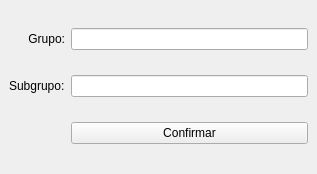
<?xml version="1.0" encoding="UTF-8"?>
<ui version="4.0">
 <class>MainWindow</class>
 <widget class="QMainWindow" name="MainWindow">
  <property name="geometry">
   <rect>
    <x>0</x>
    <y>0</y>
    <width>317</width>
    <height>174</height>
   </rect>
  </property>
  <property name="windowTitle">
   <string>MainWindow</string>
  </property>
  <widget class="QWidget" name="centralwidget">
   <layout class="QGridLayout" name="gridLayout_2">
    <item row="0" column="0">
     <widget class="QLabel" name="label_7">
      <property name="maximumSize">
       <size>
        <width>16777215</width>
        <height>16777215</height>
       </size>
      </property>
      <property name="text">
       <string>Grupo:</string>
      </property>
      <property name="alignment">
       <set>Qt::AlignRight|Qt::AlignTrailing|Qt::AlignVCenter</set>
      </property>
      <property name="margin">
       <number>0</number>
      </property>
     </widget>
    </item>
    <item row="2" column="1">
     <widget class="QPushButton" name="pushButton">
      <property name="layoutDirection">
       <enum>Qt::LeftToRight</enum>
      </property>
      <property name="text">
       <string>Confirmar</string>
      </property>
     </widget>
    </item>
    <item row="1" column="1">
     <widget class="QLineEdit" name="lineEdit"/>
    </item>
    <item row="1" column="0">
     <widget class="QLabel" name="label">
      <property name="text">
       <string>Subgrupo:</string>
      </property>
     </widget>
    </item>
    <item row="0" column="1">
     <widget class="QLineEdit" name="lineEdit_2"/>
    </item>
   </layout>
  </widget>
 </widget>
 <resources/>
 <connections/>
</ui>
